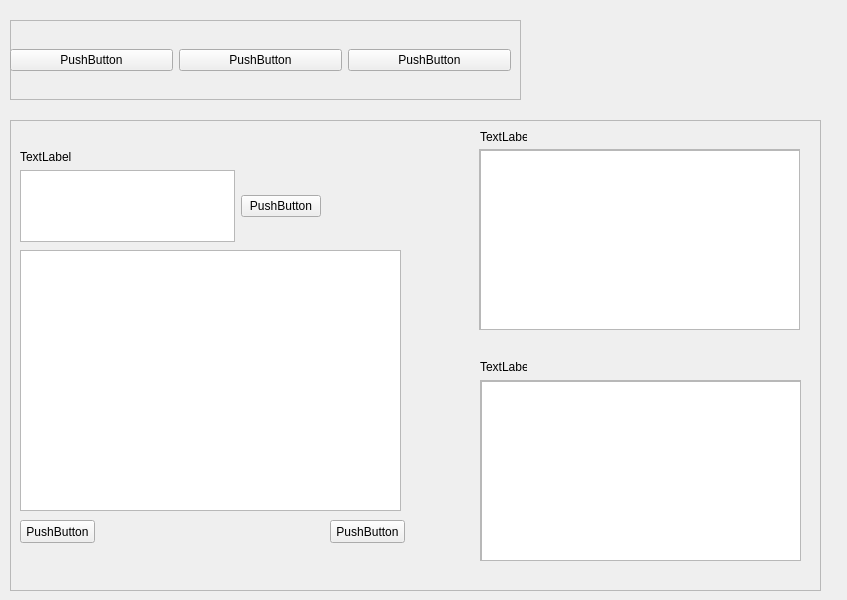
<?xml version="1.0" encoding="UTF-8"?>
<ui version="4.0">
 <class>MainWindow</class>
 <widget class="QMainWindow" name="MainWindow">
  <property name="geometry">
   <rect>
    <x>0</x>
    <y>0</y>
    <width>847</width>
    <height>600</height>
   </rect>
  </property>
  <property name="windowTitle">
   <string>MainWindow</string>
  </property>
  <widget class="QWidget" name="centralwidget">
   <widget class="QFrame" name="frame_korisnici_podaci">
    <property name="geometry">
     <rect>
      <x>10</x>
      <y>120</y>
      <width>811</width>
      <height>471</height>
     </rect>
    </property>
    <property name="frameShape">
     <enum>QFrame::StyledPanel</enum>
    </property>
    <property name="frameShadow">
     <enum>QFrame::Raised</enum>
    </property>
    <widget class="QWidget" name="gridLayoutWidget">
     <property name="geometry">
      <rect>
       <x>10</x>
       <y>30</y>
       <width>301</width>
       <height>92</height>
      </rect>
     </property>
     <layout class="QGridLayout" name="gridLayout_search">
      <item row="0" column="0">
       <widget class="QLabel" name="label_search">
        <property name="text">
         <string>TextLabel</string>
        </property>
       </widget>
      </item>
      <item row="1" column="0">
       <widget class="QTextEdit" name="text_search"/>
      </item>
      <item row="1" column="1">
       <widget class="QPushButton" name="button_search">
        <property name="text">
         <string>PushButton</string>
        </property>
       </widget>
      </item>
     </layout>
    </widget>
    <widget class="QScrollArea" name="scrollArea_korisnici">
     <property name="geometry">
      <rect>
       <x>10</x>
       <y>130</y>
       <width>381</width>
       <height>261</height>
      </rect>
     </property>
     <property name="widgetResizable">
      <bool>true</bool>
     </property>
     <widget class="QWidget" name="scrollAreaWidgetContents">
      <property name="geometry">
       <rect>
        <x>0</x>
        <y>0</y>
        <width>379</width>
        <height>259</height>
       </rect>
      </property>
      <widget class="QListView" name="listView_korisnici">
       <property name="geometry">
        <rect>
         <x>-5</x>
         <y>-9</y>
         <width>391</width>
         <height>271</height>
        </rect>
       </property>
      </widget>
     </widget>
    </widget>
    <widget class="QPushButton" name="button_odabir_korisnika">
     <property name="geometry">
      <rect>
       <x>10</x>
       <y>400</y>
       <width>75</width>
       <height>23</height>
      </rect>
     </property>
     <property name="text">
      <string>PushButton</string>
     </property>
    </widget>
    <widget class="QPushButton" name="button_novi_korisnik">
     <property name="geometry">
      <rect>
       <x>320</x>
       <y>400</y>
       <width>75</width>
       <height>23</height>
      </rect>
     </property>
     <property name="text">
      <string>PushButton</string>
     </property>
    </widget>
    <widget class="QScrollArea" name="scrollArea_posudeno">
     <property name="geometry">
      <rect>
       <x>469</x>
       <y>29</y>
       <width>321</width>
       <height>181</height>
      </rect>
     </property>
     <property name="widgetResizable">
      <bool>true</bool>
     </property>
     <widget class="QWidget" name="scrollAreaWidgetContents_2">
      <property name="geometry">
       <rect>
        <x>0</x>
        <y>0</y>
        <width>319</width>
        <height>179</height>
       </rect>
      </property>
      <widget class="QListView" name="listView_posudeno">
       <property name="geometry">
        <rect>
         <x>0</x>
         <y>0</y>
         <width>321</width>
         <height>181</height>
        </rect>
       </property>
      </widget>
     </widget>
    </widget>
    <widget class="QScrollArea" name="scrollArea_vraceno">
     <property name="geometry">
      <rect>
       <x>470</x>
       <y>260</y>
       <width>321</width>
       <height>181</height>
      </rect>
     </property>
     <property name="widgetResizable">
      <bool>true</bool>
     </property>
     <widget class="QWidget" name="scrollAreaWidgetContents_3">
      <property name="geometry">
       <rect>
        <x>0</x>
        <y>0</y>
        <width>319</width>
        <height>179</height>
       </rect>
      </property>
      <widget class="QListView" name="listView_vraceno">
       <property name="geometry">
        <rect>
         <x>0</x>
         <y>0</y>
         <width>321</width>
         <height>191</height>
        </rect>
       </property>
      </widget>
     </widget>
    </widget>
    <widget class="QLabel" name="label_posudeno">
     <property name="geometry">
      <rect>
       <x>470</x>
       <y>10</y>
       <width>47</width>
       <height>13</height>
      </rect>
     </property>
     <property name="text">
      <string>TextLabel</string>
     </property>
    </widget>
    <widget class="QLabel" name="label_vraceno">
     <property name="geometry">
      <rect>
       <x>470</x>
       <y>240</y>
       <width>47</width>
       <height>13</height>
      </rect>
     </property>
     <property name="text">
      <string>TextLabel</string>
     </property>
    </widget>
   </widget>
   <widget class="QFrame" name="frame">
    <property name="geometry">
     <rect>
      <x>10</x>
      <y>20</y>
      <width>511</width>
      <height>80</height>
     </rect>
    </property>
    <property name="frameShape">
     <enum>QFrame::StyledPanel</enum>
    </property>
    <property name="frameShadow">
     <enum>QFrame::Raised</enum>
    </property>
   </widget>
   <widget class="QWidget" name="horizontalLayoutWidget">
    <property name="geometry">
     <rect>
      <x>10</x>
      <y>20</y>
      <width>501</width>
      <height>80</height>
     </rect>
    </property>
    <layout class="QHBoxLayout" name="horizontalLayout_menu">
     <item>
      <widget class="QPushButton" name="button_korisnici">
       <property name="text">
        <string>PushButton</string>
       </property>
      </widget>
     </item>
     <item>
      <widget class="QPushButton" name="button_knjige">
       <property name="text">
        <string>PushButton</string>
       </property>
      </widget>
     </item>
     <item>
      <widget class="QPushButton" name="button_skladiste">
       <property name="text">
        <string>PushButton</string>
       </property>
      </widget>
     </item>
    </layout>
   </widget>
  </widget>
 </widget>
 <resources/>
 <connections/>
</ui>
